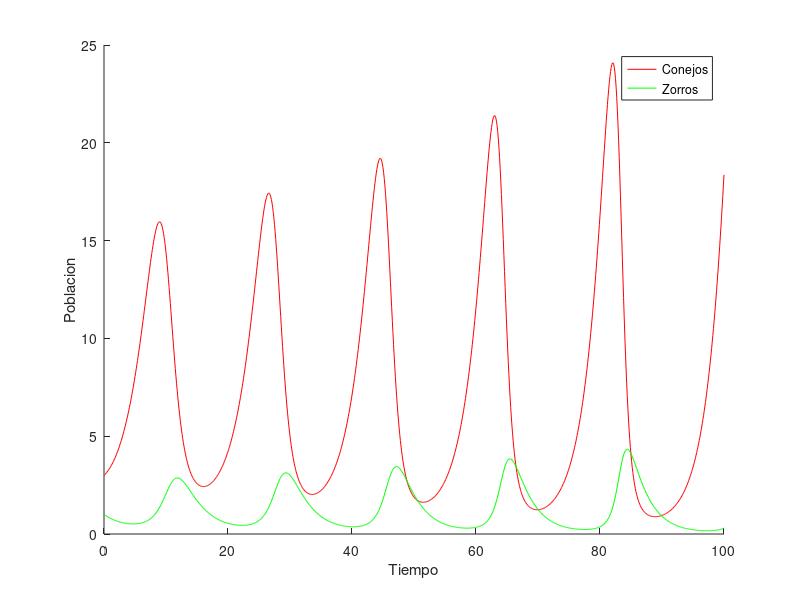
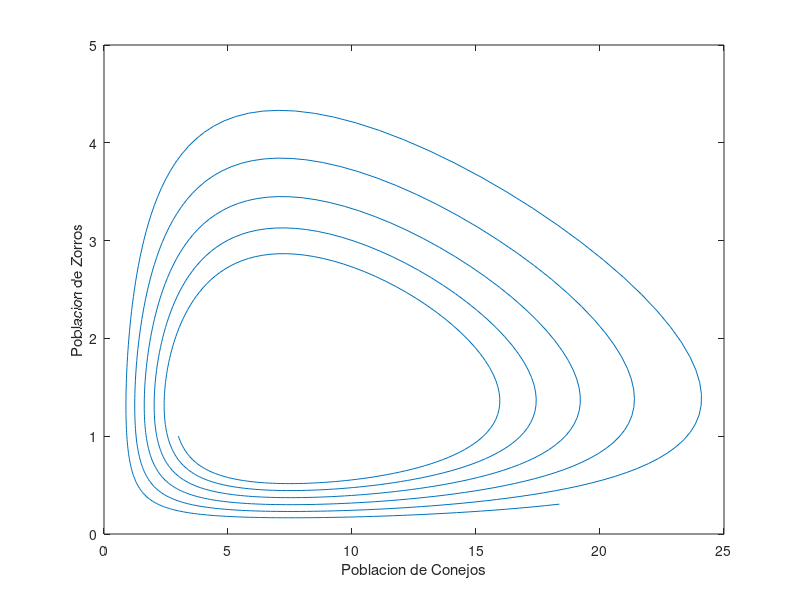

Write MATLAB code to recreate these figures, in order.
%Ecuaciones de Lotka-Volterra, Metodo de Un Paso, Euler
clear all
N=1000; %N�mero de iteraciones del Sistema.
a=0.4;b=0.37;c=0.3;d=0.05;  %Valor de las constantes del modelo.
t0=0; tN=100; h=(tN-t0)/N;  %Tiempo inicial, final y espacio entre iteraciones.
C(1)=3; Z(1)=1;  %Condiciones iniciales
 
for i = 1:N
%C�lculo del pr�ximo valor de C, Z por el m�todo de Euler.
C(i+1) = C(i) + h*C(i)*(a-c*Z(i));
Z(i+1) = Z(i) + h*Z(i)*(-b+d*C(i));
end;
T=t0:h:tN;
 
%Grafica.
hold on
figure(1)
plot(T,C,'r')
plot(T,Z,'g')
xlabel('Tiempo')
ylabel('Poblacion')
legend('Conejos','Zorros') 
figure(2)
plot(C,Z)
xlabel('Poblacion de Conejos')
ylabel('Poblacion de Zorros')
hold off